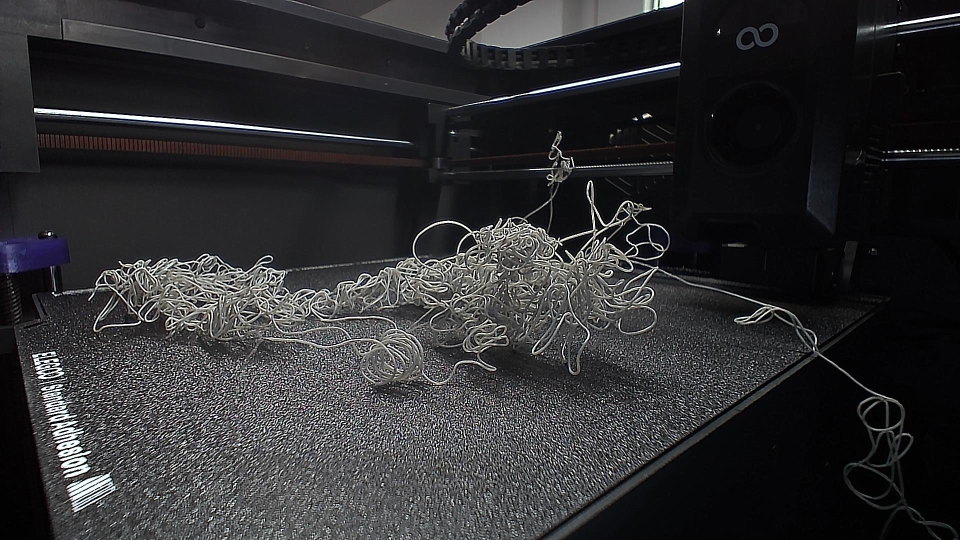
#> input picture opencv_study/010820005.jpg, 1920 x 1080 px (shown at 1/2 size)
$ python day2_4.py
#> lines starting #> are read from the running program, lines starting #| are printed output that depends on the picture; after the words box and inside, x2 and y2 are one past the last pixel; in counts of white or black regions, pixels touching at a corner belong together
import cv2
import numpy as np


def show(img, title='', isDebug=True, isScale=False):
    if isScale:
        h, w = img.shape[0:2]
        print(h, w)
        # 宽和高
        img = cv2.resize(img, [int(w * 0.5), int(h * 0.5)])
    # bgr
    if isDebug:
        cv2.imshow(title, img)  # 展示
        cv2.waitKey(0)  # 等待一个按键


"""
低通滤波：中值、高斯、均值，得到模糊
高通滤波/图像梯度/滤波算子/纹理：转灰度图-》得取边缘、几何信息[形状]、轮廓信息
"""
img = cv2.imread('./010820005.jpg', 0)
#> img: shape (1080, 1920); min 0, max 255, mean 47.4
img = cv2.resize(img, [512, 512])
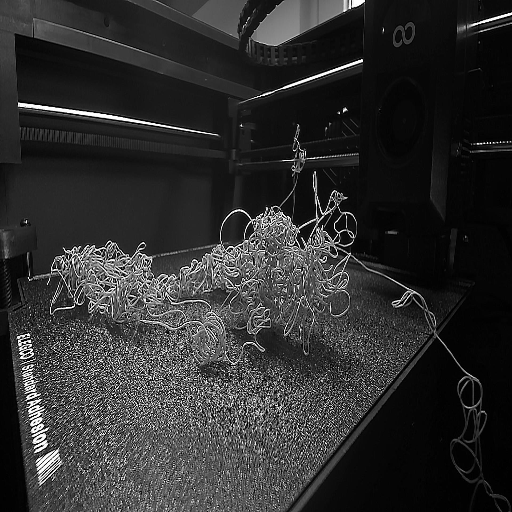
#> img: shape (512, 512); min 0, max 255, mean 47.4
ret,img_th = cv2.threshold(img.copy(), 40, 198, cv2.THRESH_BINARY)
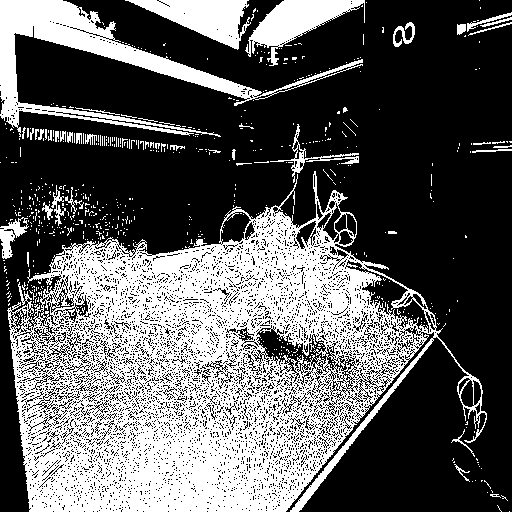
#> img_th: shape (512, 512); values 0 (black) and 198 (white), 36.8% white; 601 white regions (559 under 20 px), largest, box (x1, y1, x2, y2) and area: (7, 171, 487, 512) 75964, (0, 0, 363, 137) 9567, (245, 0, 365, 66) 3058
show(img_th, 'th')
# 原图减去图像的均值
minValue = cv2.mean(img)
#> minValue = (47.37, 0, 0, 0)

img = cv2.convertScaleAbs(img.copy() - minValue[0])
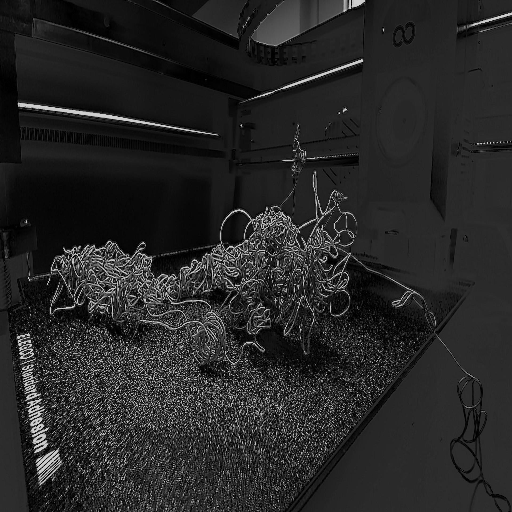
#> img: shape (512, 512); min 0, max 208, mean 39

# show(img,'r')
show(img, 'X1')
img = cv2.medianBlur(img, 5)
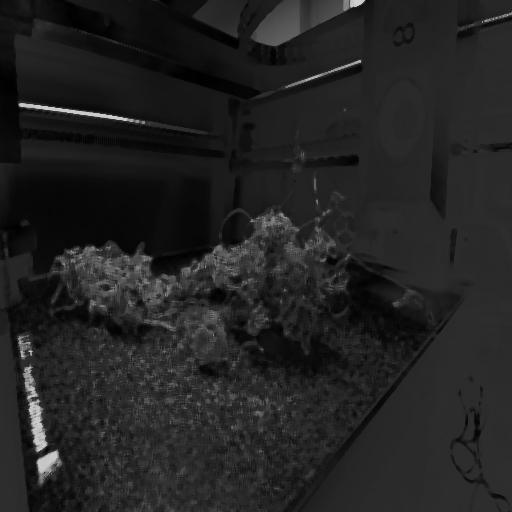
#> img: shape (512, 512); min 0, max 208, mean 34.7
x = cv2.Sobel(img, -1, 1, 0)  # dx, dy
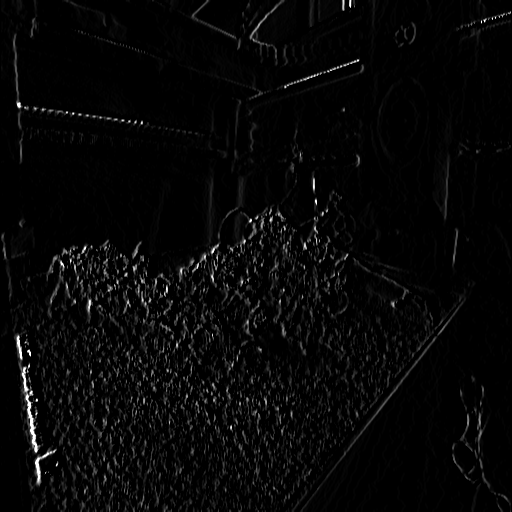
#> x: shape (512, 512); min 0, max 255, mean 7.1
# 转成正值
absX = cv2.convertScaleAbs(x)  # uint8
show(absX, 'X2')
y = cv2.Sobel(img, -1, 0, 1)
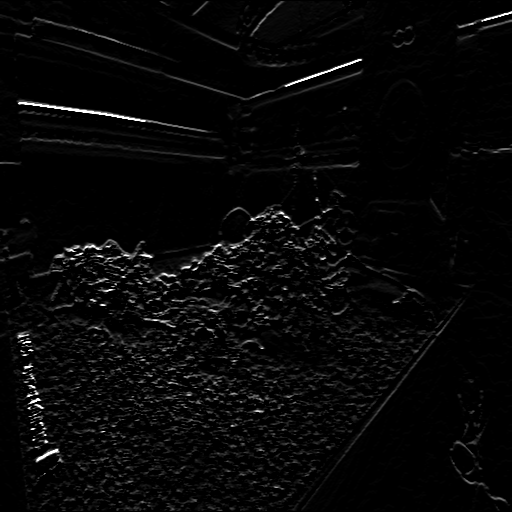
#> y: shape (512, 512); min 0, max 255, mean 7.4
absY = cv2.convertScaleAbs(y)
show(absY, 'Y1')
#
dst = cv2.addWeighted(absX, 0.5, absY, 0.5, 0)
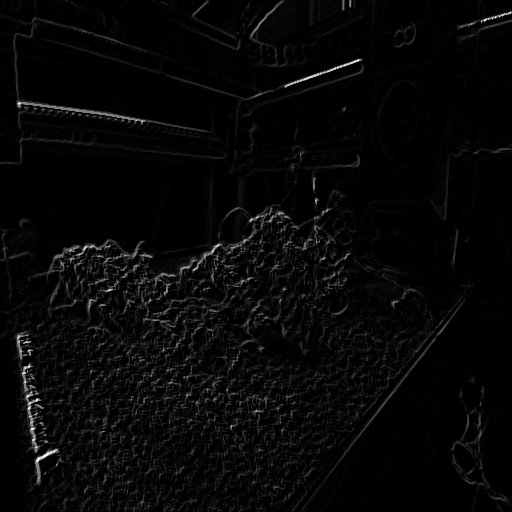
#> dst: shape (512, 512); min 0, max 255, mean 7.2
show(dst, 'dst')

$ run again, with opencv_study/20230927143717.jpg copied over opencv_study/010820005.jpg
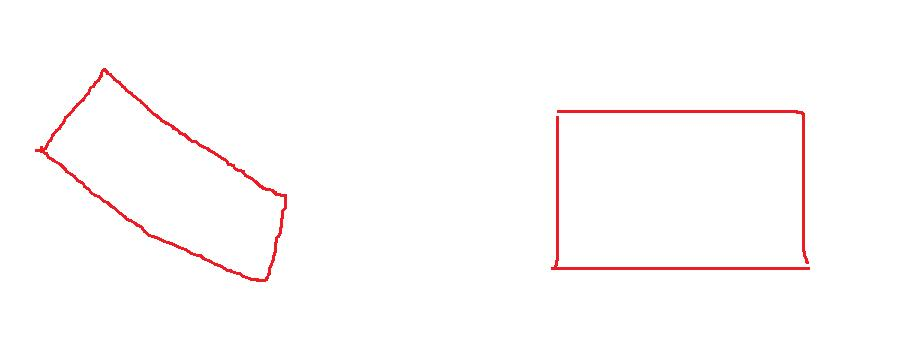
#> input picture opencv_study/20230927143717.jpg, 907 x 353 px
#> `img = cv2.resize(img, [512, 512])`:
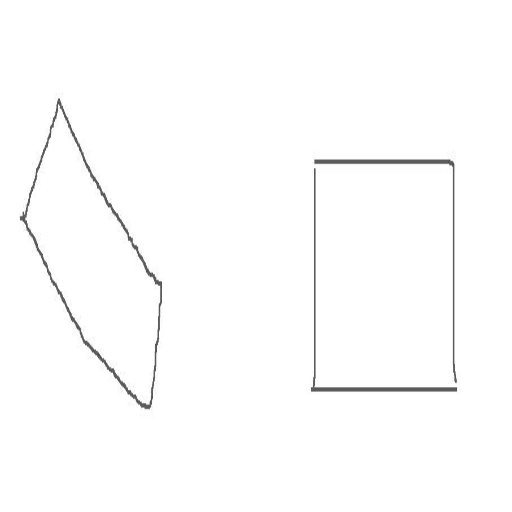
#> img: shape (512, 512); min 64, max 255, mean 252.6
#> img_th: shape (512, 512); every value is 198
#> minValue = (252.6, 0, 0, 0)
#> `x = cv2.Sobel(img, -1, 1, 0)`:
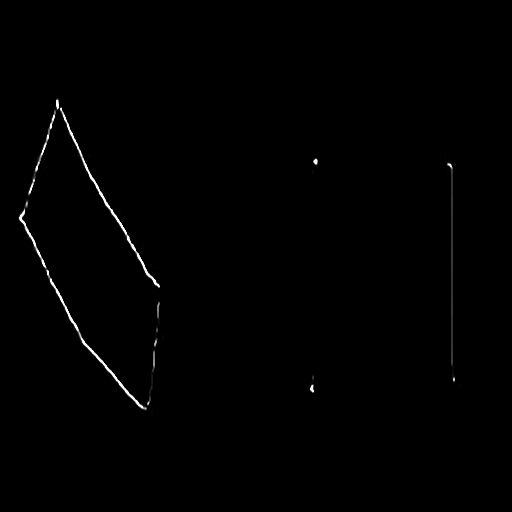
#> x: shape (512, 512); min 0, max 255, mean 1.4

$ run again, with opencv_study/4787.jpg copied over opencv_study/010820005.jpg
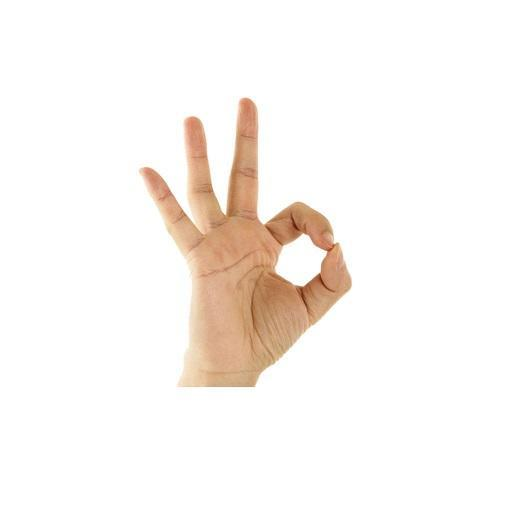
#> input picture opencv_study/4787.jpg, 512 x 512 px
#> `ret,img_th = cv2.threshold(img.copy(), 40, 198, cv2.THRESH_BINARY)`:
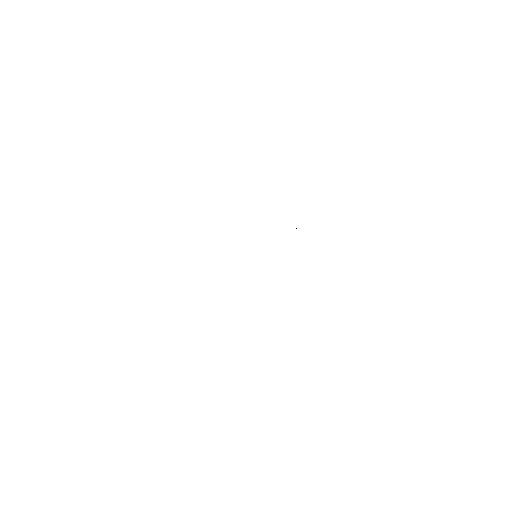
#> img_th: shape (512, 512); values 0 (black) and 198 (white), 100% white; black in thin lines or dots, all inside (x1, y1, x2, y2) = (296, 228, 297, 229)
#> minValue = (246, 0, 0, 0)
#> `y = cv2.Sobel(img, -1, 0, 1)`:
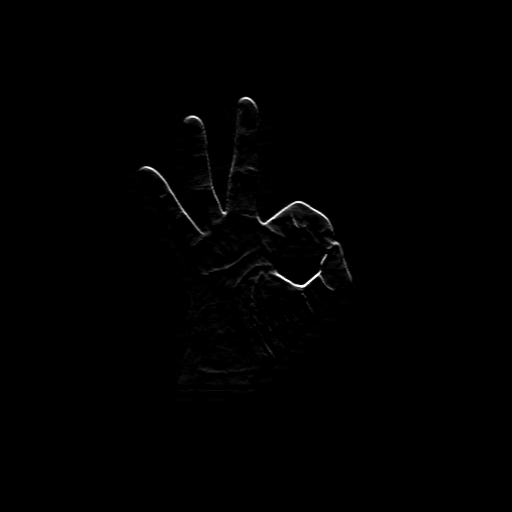
#> y: shape (512, 512); min 0, max 255, mean 1.1
